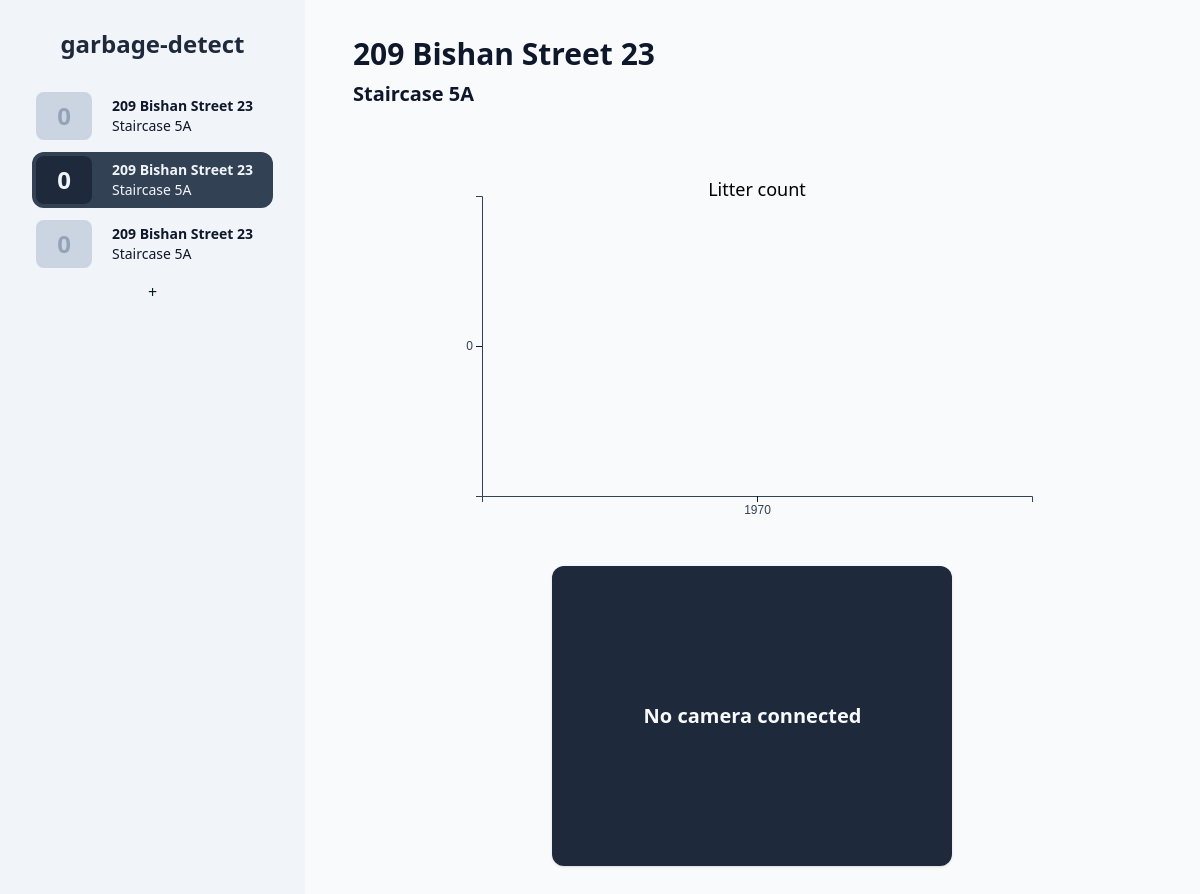
The app's page /b/a19a0be1, older data.
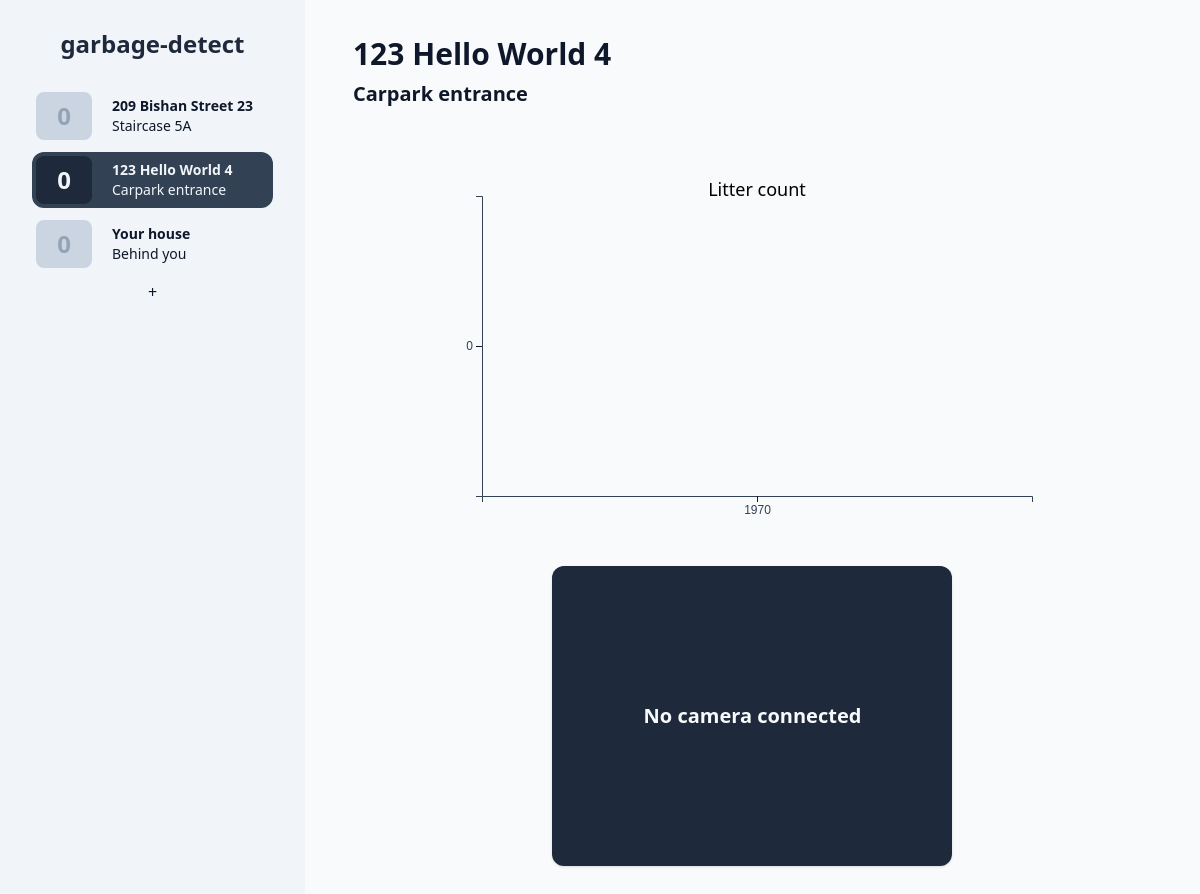
The same page, newer data.
### tables this page shows
CREATE TABLE info (id, img_path, address, location, cam_expiry);

### app.py (the view)
@app.route('/b/<id>', methods=['GET', 'POST', 'PUT'])
def garbage_stats(id):
    if request.method == 'GET':
        litter_data = (db.get_time_stamps(id), db.get_litter_counts(id))
        for i in db.fetch_bins():
            if i['id'] == id:
                target = i
                break
        return render_template('garbage-stats.html', bins=db.fetch_bins(), target=target, litter_data=litter_data)
    elif request.method == 'POST':
        print(request.form)
        return ''
    else:
        field, value = request.json['field'], f'"{request.json["value"]}"'
        db.update_bin(id, field, value)
        return ''

### db.py (called while the page is built)
def get_columns(table: str) -> list:
    return [i[1] for i in sql(f'PRAGMA table_info({table})').fetchall()]

def get_litter_counts(id):
    return [i[0] for i in sql(f'SELECT litter_count FROM bin{id}').fetchall()]

def get_property(id: int, property: str):
    return sql(f'SELECT {property} FROM info WHERE id="{id}"').fetchone()[0]

def get_time_stamps(id):
    return [i[0] for i in sql(f'SELECT time FROM bin{id}').fetchall()]

def fetch_bins():
    bins = [
        {
            prop: get_property(i, prop) for prop in get_columns('info')
        }
        for (i,) in sql('SELECT id FROM info').fetchall()
    ]
    for i in bins:
        i['cam_connected'] = time() < i['cam_expiry']
        i['latest_litter_count'] = sql(
            f'SELECT litter_count FROM bin{i["id"]} ORDER BY time DESC'
        ).fetchone()[0]
    return bins

### templates/garbage-stats.html (shortened to what this page needs)
{% extends 'base.html' %}
{% block stats %}
<input type="text" class="block bg-transparent hover:bg-slate-200 focus:bg-transparent
    text-3xl font-bold rounded-md focus-visible:ring-2 focus-visible:ring-slate-300
    focus-visible:rounded focus-visible:outline-none px-2 py-1" value="{{target.address}}" placeholder="Address"
    onfocusout="saveContent(this, 'address')" data-prev-value="{{target.address}}">
<input type="text" class="block bg-transparent hover:bg-slate-200 focus:bg-transparent
    text-xl font-semibold rounded-md focus-visible:ring-2 focus-visible:ring-slate-300
    focus-visible:rounded focus-visible:outline-none px-2 py-1" value="{{target.location}}" placeholder="Location"
    onfocusout="saveContent(this, 'location')" data-prev-value="{{target.location}}">
<div class="flex justify-center items-center flex-wrap gap-x-6 gap-y-10 w-auto mt-16">
    <div id="graph" class="flex flex-grow justify-center items-center"></div>
    <div class="flex flex-col justify-center text-center w-[400px]
    h-[300px] bg-slate-800 shadow rounded-xl overflow-hidden">
        {% if target.cam_connected %}
        <img id="photo" src="{{ url_for('static', filename=target.img_path) }}"
            alt="Garbage bin at {{ target.address }}, {{ target.location }}">
        {% else %}
        <div class="text-slate-50 text-xl font-bold">No camera connected</div>
        {% endif %}
    </div>
</div>
{% endblock %}

### templates/base.html (shortened to what this page needs)
<!DOCTYPE html>
<html lang="en" class="h-full">
<head>
    <link href="{{ url_for('static', filename='generated-styles.css') }}" rel="stylesheet">
</head>
<body class="h-full flex bg-slate-50 text-slate-900">
    <nav id="binNav"
        class="flex flex-col items-stretch gap-2 overflow-y-scroll bg-slate-100 py-2 px-8 h-screen min-w-max">
        <a href="/">
            <h1 class="text-2xl font-extrabold text-slate-800 w-full text-center my-5">garbage-detect</h1>
        </a>
        {% for bin in bins %}
        <a class="rounded-xl leading-5 duration-200 flex items-center min-h-[3.5rem]
        {% if target.id == bin.id %}
        bg-slate-700 text-slate-100
        {% else %}
        hover:bg-slate-200
        {% endif %}" href="/b/{{bin.id}}">
            <div class="text-2xl font-semibold w-14 ml-1 h-[calc(100%-0.5rem)]
            flex items-center justify-center rounded-lg group overflow-hidden
            {% if target.id == bin.id %} bg-slate-800 text-slate-100
            {% else %} bg-slate-300 text-slate-400 {% endif %}">
                <span class="group-hover:hidden">{{ bin.latest_litter_count }}</span>
            </div>
            <div class="px-5 py-2 text-sm">
                <div class="font-bold">{{ bin.address }}</div>
                <div class="font-normal">{{ bin.location }}</div>
            </div>
        </a>
        {% endfor %}
        <a href="/newbin" class="text-center">+</a>
    </nav>
    <main class="py-8 px-10 h-full flex-grow overflow-y-scroll">
        {% block stats %}{% endblock %}
    </main>
</body>
</html>

### static/generated-styles.css (style rules this page uses)
*,:after,:before { box-sizing:border-box;border:0 solid }
:after,:before { --tw-content:"" }
html { line-height:1.5;-webkit-text-size-adjust:100%;-moz-tab-size:4;-o-tab-size:4;tab-size:4;font-family:ui-sans-serif,system-ui,-apple-system,BlinkMacSystemFont,Segoe UI,Roboto,Helvetica Neue,Arial,Noto Sans,sans-serif,Apple Color Emoji,Segoe UI Emoji,Segoe UI Symbol,Noto Color Emoji }
body { margin:0;line-height:inherit }
h1,h2,h3,h4,h5,h6 { font-size:inherit;font-weight:inherit }
a { color:inherit;text-decoration:inherit }
button,input,optgroup,select,textarea { font-family:inherit;font-size:100%;line-height:inherit;color:inherit;margin:0;padding:0 }
blockquote,dd,dl,figure,h1,h2,h3,h4,h5,h6,hr,p,pre { margin:0 }
input::placeholder,textarea::placeholder { opacity:1;color:#9ca3af }
.shadow { --tw-ring-offset-shadow:0 0 #0000;--tw-ring-shadow:0 0 #0000;--tw-shadow:0 0 #0000;--tw-shadow-colored:0 0 #0000 }
.focus-visible\:ring-1,.focus-visible\:ring-2,.focus\:ring-2,.ring { --tw-ring-inset:var(--tw-empty, );--tw-ring-offset-width:0px;--tw-ring-offset-color:#fff;--tw-ring-color:rgba(59,130,246,.5);--tw-ring-offset-shadow:0 0 #0000;--tw-ring-shadow:0 0 #0000;--tw-shadow:0 0 #0000;--tw-shadow-colored:0 0 #0000 }
.my-5 { margin-top:1.25rem;margin-bottom:1.25rem }
.ml-1 { margin-left:.25rem }
.mt-16 { margin-top:4rem }
.block { display:block }
.flex { display:flex }
.h-full { height:100% }
.h-screen { height:100vh }
.h-\[calc\(100\%-0\.5rem\)\] { height:calc(100% - .5rem) }
.h-\[300px\] { height:300px }
.min-h-\[3\.5rem\] { min-height:3.5rem }
.w-full { width:100% }
.w-auto { width:auto }
.w-\[400px\] { width:400px }
.w-14 { width:3.5rem }
.min-w-max { min-width:-webkit-max-content;min-width:-moz-max-content;min-width:max-content }
.flex-grow { flex-grow:1 }
.flex-col { flex-direction:column }
.flex-wrap { flex-wrap:wrap }
.items-center { align-items:center }
.items-stretch { align-items:stretch }
.justify-center { justify-content:center }
.gap-2 { gap:.5rem }
.gap-x-6 { -moz-column-gap:1.5rem;column-gap:1.5rem }
.gap-y-10 { row-gap:2.5rem }
.overflow-hidden { overflow:hidden }
.overflow-y-scroll { overflow-y:scroll }
.rounded-xl { border-radius:.75rem }
.rounded-lg { border-radius:.5rem }
.rounded-md { border-radius:.375rem }
.bg-slate-50 { --tw-bg-opacity:1;background-color:rgb(248 250 252/var(--tw-bg-opacity)) }
.bg-slate-100 { --tw-bg-opacity:1;background-color:rgb(241 245 249/var(--tw-bg-opacity)) }
.bg-slate-700 { --tw-bg-opacity:1;background-color:rgb(51 65 85/var(--tw-bg-opacity)) }
.bg-slate-800 { --tw-bg-opacity:1;background-color:rgb(30 41 59/var(--tw-bg-opacity)) }
.bg-slate-300 { --tw-bg-opacity:1;background-color:rgb(203 213 225/var(--tw-bg-opacity)) }
.bg-transparent { background-color:initial }
.py-2 { padding-top:.5rem;padding-bottom:.5rem }
.px-8 { padding-left:2rem;padding-right:2rem }
.px-5 { padding-left:1.25rem;padding-right:1.25rem }
.py-8 { padding-top:2rem;padding-bottom:2rem }
.px-10 { padding-left:2.5rem;padding-right:2.5rem }
.px-2 { padding-left:.5rem;padding-right:.5rem }
.py-1 { padding-top:.25rem;padding-bottom:.25rem }
.text-center { text-align:center }
.text-2xl { font-size:1.5rem;line-height:2rem }
.text-sm { font-size:.875rem;line-height:1.25rem }
.text-3xl { font-size:1.875rem;line-height:2.25rem }
.text-xl { font-size:1.25rem;line-height:1.75rem }
.font-extrabold { font-weight:800 }
.font-semibold { font-weight:600 }
.font-bold { font-weight:700 }
.font-normal { font-weight:400 }
.leading-5 { line-height:1.25rem }
.text-slate-900 { --tw-text-opacity:1;color:rgb(15 23 42/var(--tw-text-opacity)) }
.text-slate-800 { --tw-text-opacity:1;color:rgb(30 41 59/var(--tw-text-opacity)) }
.text-slate-100 { --tw-text-opacity:1;color:rgb(241 245 249/var(--tw-text-opacity)) }
.text-slate-400 { --tw-text-opacity:1;color:rgb(148 163 184/var(--tw-text-opacity)) }
.text-slate-50 { --tw-text-opacity:1;color:rgb(248 250 252/var(--tw-text-opacity)) }
.shadow { --tw-shadow:0 1px 3px 0 rgba(0,0,0,.1),0 1px 2px -1px rgba(0,0,0,.1);--tw-shadow-colored:0 1px 3px 0 var(--tw-shadow-color),0 1px 2px -1px var(--tw-shadow-color);box-shadow:var(--tw-ring-offset-shadow,0 0 #0000),var(--tw-ring-shadow,0 0 #0000),var(--tw-shadow) }
.duration-200 { transition-duration:.2s }
* { box-sizing:border-box }

Row changes from the older to the newer data that the page shows:
changed info: address "209 Bishan Street 23" → "123 Hello World 4"; location "Staircase 5A" → "Carpark entrance"
Text that changed along with them:
new list line: "0"
new list line: "123 Hello World 4 Carpark entrance"
new list line: "Your house Behind you"
list line gone: "0"
list line gone: "209 Bishan Street 23 Staircase 5A"
